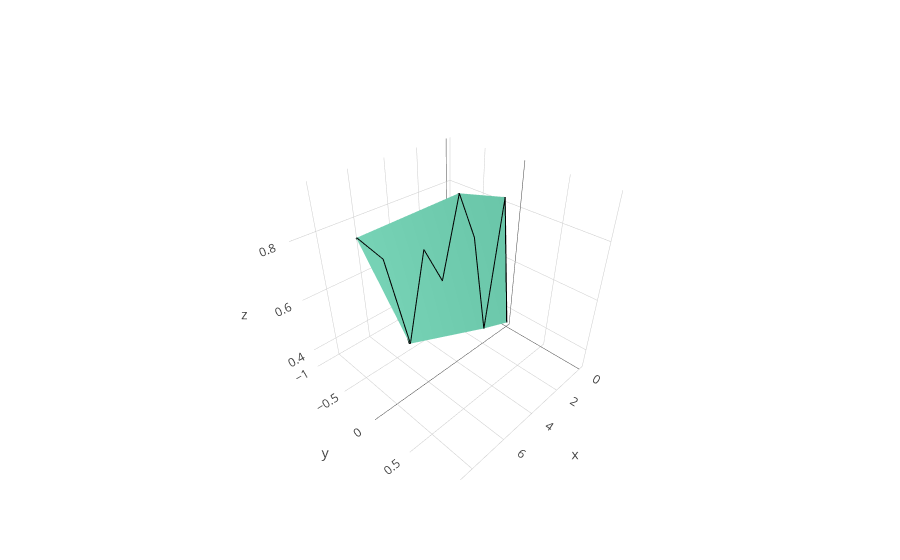

This figure's notebook cell:
### Code cell
data = []

fill_color = '#66c2a5'
data.append(dict(
        type='scatter3d',
        mode='lines',
        x=np.arange(0, 10, 1),  # year loop: in incr. order then in decr. order then years[0]
        y=np.zeros(10),
        z=np.random.rand(10),
        name='',
        surfaceaxis=1, # add a surface axis ('1' refers to axes[1] i.e. the y-axis)
        surfacecolor=fill_color,
        line=dict(
            color='black',
            width=4
        ),
    ))

#fig = dict(data=data, layout=layout)

fig = dict(data=data)
iplot(fig, filename='filled-3d-lines')

### Figure 1 — Plotly figure (JSON) as saved in the notebook; plotly's stock layout.template omitted (floating-point values rounded to 4 significant figures)
{"data": [{"line": {"color": "black", "width": 4}, "mode": "lines", "name": "", "surfaceaxis": 1, "surfacecolor": "#66c2a5", "type": "scatter3d", "x": [0, 1, 2, 3, 4, 5, 6, 7, 8, 9], "y": [0, 0, 0, 0, 0, 0, 0, 0, 0, 0], "z": [0.3446, 0.8597, 0.3932, 0.7749, 0.9313, 0.6861, 0.8151, 0.5305, 0.8413, 0.9255]}], "layout": {}}
